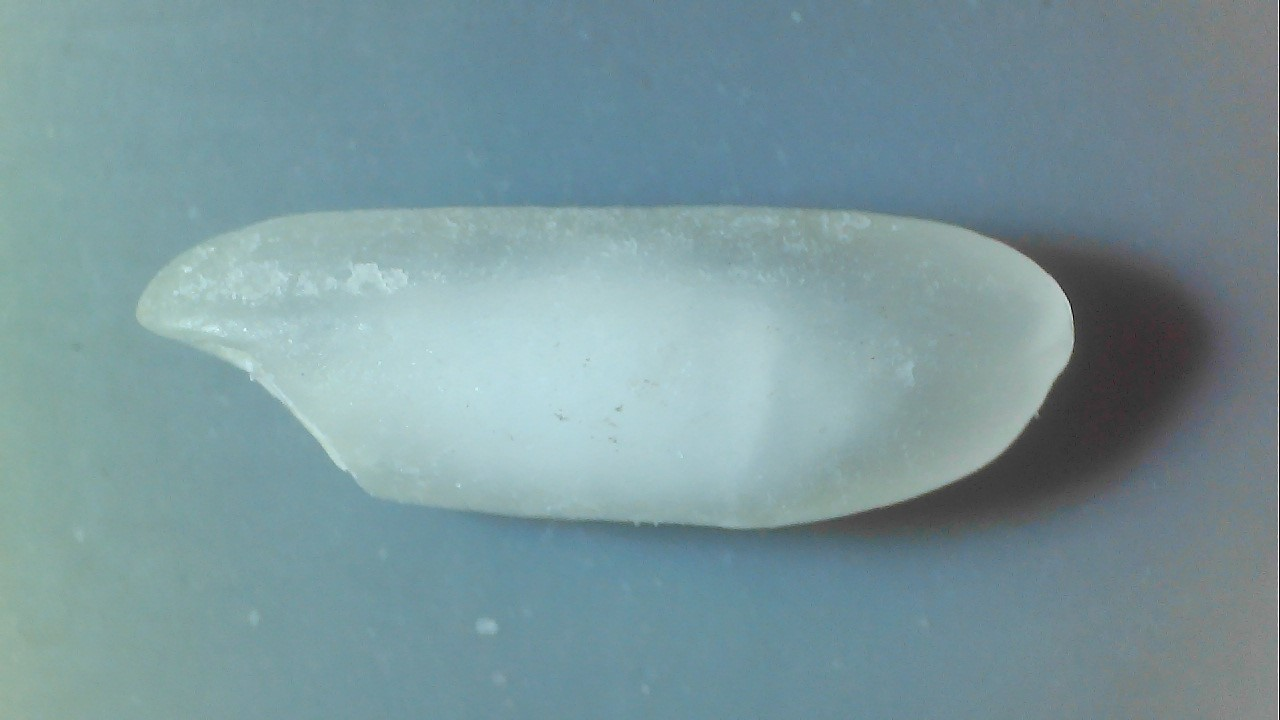
#> input picture rice/whitespot.jpg, 1280 x 720 px
$ python yellow_detect.py
#> lines starting #> are read from the running program, lines starting #| are printed output that depends on the picture; after the words box and inside, x2 and y2 are one past the last pixel; in counts of white or black regions, pixels touching at a corner belong together
#> further down, im is the input picture: shape (720, 1280, 3); mean B, G, R 156, 150.4, 122.6
### obj_detect.py
import cv2
import numpy as np
import matplotlib.pyplot as plt

def detect_objects(im):
    # 对彩色图预处理
    # 开运算（去噪）后求roi
    kernel = cv2.getStructuringElement(cv2.MORPH_ELLIPSE, (31, 31))  #kernel大小，准备进行开运算
    im = cv2.morphologyEx(im, cv2.MORPH_OPEN, kernel)    #开运算

    # 不同的灰度化方法
    gray = cv2.cvtColor(im,cv2.COLOR_BGR2GRAY)
    # [17 lines of commented-out code are left out]

    cv2.imshow('gray',gray)
    cv2.waitKey(0)

    # 二值化，自适应二值化
    thresh = cv2.adaptiveThreshold(gray, 255, cv2.ADAPTIVE_THRESH_MEAN_C, cv2.THRESH_BINARY, 11, 2) #二值化
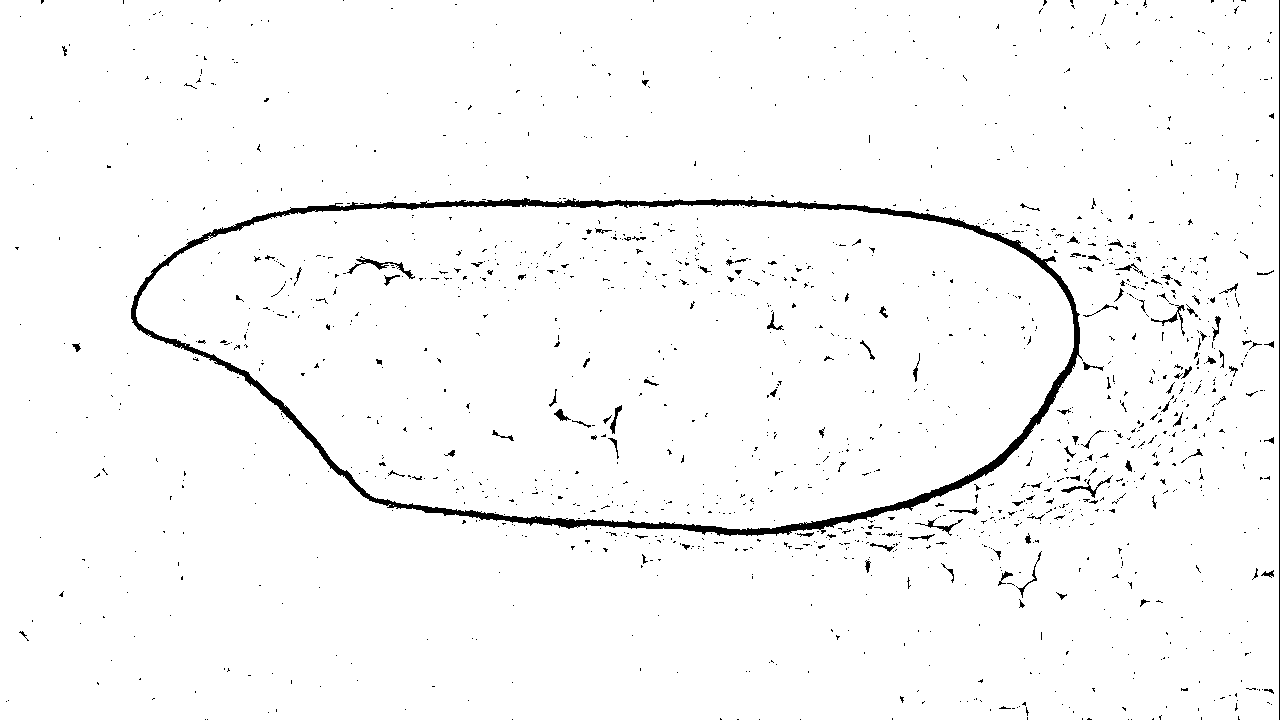
#> thresh: shape (720, 1280); 97.5% white; 1549 black regions (1432 under 20 px)
    cv2.imshow('thresh',thresh)
    cv2.waitKey(0)

    # 对二值化图片降噪
    # kernel = cv2.getStructuringElement(cv2.MORPH_ELLIPSE, (3, 3))  # kernel大小，准备进行开运算
    # thresh_open = cv2.morphologyEx(thresh, cv2.MORPH_CLOSE, kernel,iterations = 2)  # 开运算
    # cv2.imshow('thresh_open', thresh_open)

    # 查找轮廓
    contours, hierarchy = cv2.findContours(thresh, cv2.RETR_TREE, cv2.CHAIN_APPROX_SIMPLE)  # 查找轮廓
#> contours = 2041 contours, 1848 with area under 20; largest, box (x1, y1, x2, y2) and area: (0, 0, 1279, 720) 918720, (130, 197, 1083, 537) 251362, (136, 204, 1074, 530) 236498, (355, 258, 416, 280) 310, (1060, 484, 1099, 499) 178
    # [15 lines of commented-out code are left out]
    objects = []
    painted = []

    # 寻找物体的凸包并绘制凸包的轮廓
    # k = 0
    for i in range(len(contours)):
        cur_index = len(contours) -1 - i # 从最外层的轮廓开始检索，suppose轮廓排序是先里后外
        # cur_index = i
        cnt = contours[cur_index]
        hull = cv2.convexHull(cnt) #查找轮廓的凸包多边形
        hull_area = cv2.contourArea(hull)
        img_area = im.shape[0]*im.shape[1]
        length = len(hull)
        # 过滤凸包点数小于20的轮廓，进一步去除噪音
        if hull_area > img_area/5 and length >20:
        # if length > 20:
        # if cur_index == 3:
        #     print(cur_index)
            if cur_index in painted:
                continue
            # [5 lines of commented-out code are left out]
            painted.append(hierarchy[0][cur_index][3]) #把当前检索到的轮廓的内嵌轮廓放入已绘制列表，避免重复绘制
            rect = cv2.minAreaRect(hull) #最小外接矩形，用于求计算位置和长宽
            box = np.int0(cv2.boxPoints(rect)) #外接矩形的坐标点
            # cv2.fillPoly(im, [contours[cur_index]], (255, 0, 0))
            # cv2.imshow('test',im)
            painted.append(cur_index)
            objects.append({
                'box':box,      #外接矩形的坐标点
                'rect':rect,    #最小外接矩形
                'hull':hull,     #轮廓的凸包多边形
                'cnt':cnt       #轮廓
            })
#> this loop made 2041 passes
#> (cur_index, hull_area, length, rect, box) on pass 934: (1107, 242554.5, 74, ((603.1, 360.5), (324.6, 937.8), -87.47), [[1064, 543], [127, 501], [141, 177], [1078, 219]])
#> after the loop, objects = 1 item; painted = [1097, 1107]
    # print('满足条件的轮廓：',k)
    # print('len(obj)',len(objects))
    return objects

#检测大米轮廓，测量尺寸
def detect_rice(im):     #返回感兴趣目标(彩色的)
    # 开运算去噪
    kernel = cv2.getStructuringElement(cv2.MORPH_ELLIPSE, (31, 31))  # kernel大小，准备进行开运算
    im1 = cv2.morphologyEx(im, cv2.MORPH_OPEN, kernel)  # 开运算
    # cv2.imshow('im_open',im)
    # cv2.waitKey(0)
    # cv2.imwrite("im_open.jpg",im)

    im2 = im1.copy()

    objs = detect_objects(im)
#> objs = 1 item
    for obj in objs:
        #绘制目标最小外接矩形
        cv2.drawContours(im, [obj.get('box')], 0, (0,255,0), 3)
        #绘制目标长度和宽度数据
        rect = obj.get('rect')
        w,h = rect[1]
        w = int(w)
        h = int(h)
        x,y = rect[0]
        x = int(x)
        y = int(y)
        cv2.putText(im,'width:%d,height:%d'%(w,h),(x+50,y),cv2.FONT_HERSHEY_DUPLEX,0.8,(255,0,255),1)

        # 在目标凸包轮廓上绘制半透明的蓝色
        im_hull = np.zeros((im.shape),dtype=np.uint8)
        cv2.fillConvexPoly(im_hull, obj.get('hull'), (255, 0, 0, 127))
        # cv2.imshow('im_hull',im_hull)
        im = cv2.addWeighted(im,1,im_hull,0.5,0)

        # cv2.imshow('im',im)
        # 提取出感兴趣区域,黑白色
        im_hull_roi = np.zeros((im.shape), dtype=np.uint8)
        cv2.fillPoly(im_hull_roi, [obj.get('hull')], (255, 255, 255))
        # [19 lines of commented-out code are left out]
        im2 = cv2.bitwise_and(im2,im_hull_roi)
#> this loop made 1 pass
#> (rect, w, h, x, y) on pass 1: (((603.1, 360.5), (324.6, 937.8), -87.47), 324, 937, 603, 360)
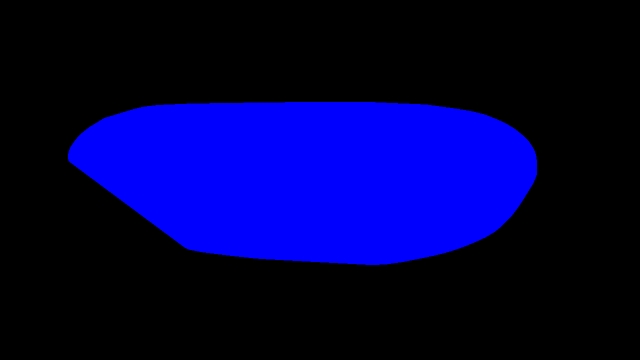
#> im_hull: shape (720, 1280, 3) (shown at 1/2 size); mean B, G, R 67.4, 0, 0
#> im_hull_roi: shape (720, 1280, 3); 26.4% white; 1 white region, box (x1, y1, x2, y2) and area: (136, 204, 1074, 530) 243548
        # cv2.imwrite('rice_roi.jpg',im2)
        # cour = detect_objects(im2)

    cv2.imshow('blue_mark',im)   #输入的目标图像
    cv2.waitKey(0)
    cv2.imshow('rice_roi_color', im2)    #只显示出感兴趣区域,其他为黑色
    cv2.waitKey(0)
    # roi_gray = cv2.cvtColor(im2,cv2.COLOR_BGR2GRAY)
    # thresh_otsu, roi_mask = cv2.threshold(roi_gray, 0, 255,cv2.THRESH_BINARY+cv2.THRESH_OTSU)
    cv2.imshow('rice_roi', im_hull_roi)  # 只显示出感兴趣区域,其他为黑色
    cv2.waitKey(0)
    return im2

# [4 lines that do not run on import are left out]

### yellow_detect.py
import cv2
import obj_detect
import numpy as np

def on_color_change(param):
    pass

'''
通过设置HSV颜色参数选取指定的颜色
HSV颜色相关知识请参考：https://www.cnblogs.com/wangyblzu/p/5710715.html
'''
def detect_yellow_spot(im):
    im = cv2.resize(im, None, fx=0.8, fy=0.8, interpolation=cv2.INTER_AREA)
#> im: shape (576, 1024, 3)
    # im = cv2.imread('rice/yellow.jpg', cv2.IMREAD_COLOR)
    # cv2.imshow('im',im)
    # cv2.waitKey(0)
    # 计算大米总面积
    gray = cv2.cvtColor(im, cv2.COLOR_BGR2GRAY)
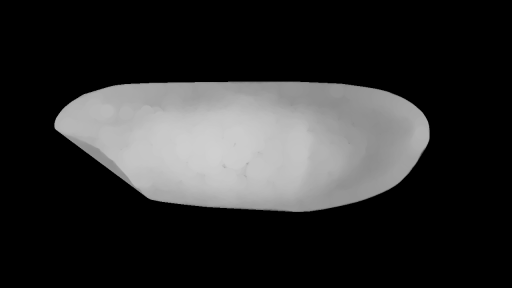
#> gray: shape (576, 1024) (shown at 1/2 size); min 0, max 207, mean 45.7
    roi_area = cv2.countNonZero(gray)
#> roi_area = 156672
    #cv2.namedWindow('image')
    cv2.namedWindow('image', cv2.WINDOW_NORMAL)
    cv2.resizeWindow('image',500,250)
    cv2.moveWindow('image',0,0)
    # 创建颜色变化的轨迹栏
    cv2.createTrackbar('Hmin','image',0,180,on_color_change)
    cv2.createTrackbar('Hmax','image',60,180,on_color_change)
    cv2.createTrackbar('Smin','image',10,255,on_color_change)
    cv2.createTrackbar('Smax','image',255,255,on_color_change)
    cv2.createTrackbar('Vmin','image',46,255,on_color_change)
    cv2.createTrackbar('Vmax','image',255,255,on_color_change)

    while True:
        hmin = cv2.getTrackbarPos('Hmin','image')
#> hmin = 0
        hmax = cv2.getTrackbarPos('Hmax','image')
#> hmax = 60
        smin = cv2.getTrackbarPos('Smin','image')
#> smin = 10
        smax = cv2.getTrackbarPos('Smax','image')
#> smax = 255
        vmin = cv2.getTrackbarPos('Vmin','image')
#> vmin = 46
        vmax = cv2.getTrackbarPos('Vmax','image')
#> vmax = 255

        lower=np.array([hmin,smin,vmin])
#> lower = [0, 10, 46]
        upper=np.array([hmax,smax,vmax])
#> upper = [60, 255, 255]
        hsv = cv2.cvtColor(im,cv2.COLOR_BGR2HSV)
#> hsv: shape (576, 1024, 3); mean H, S, V 23.8, 11.2, 48.4
        mask = cv2.inRange(hsv,lower,upper)
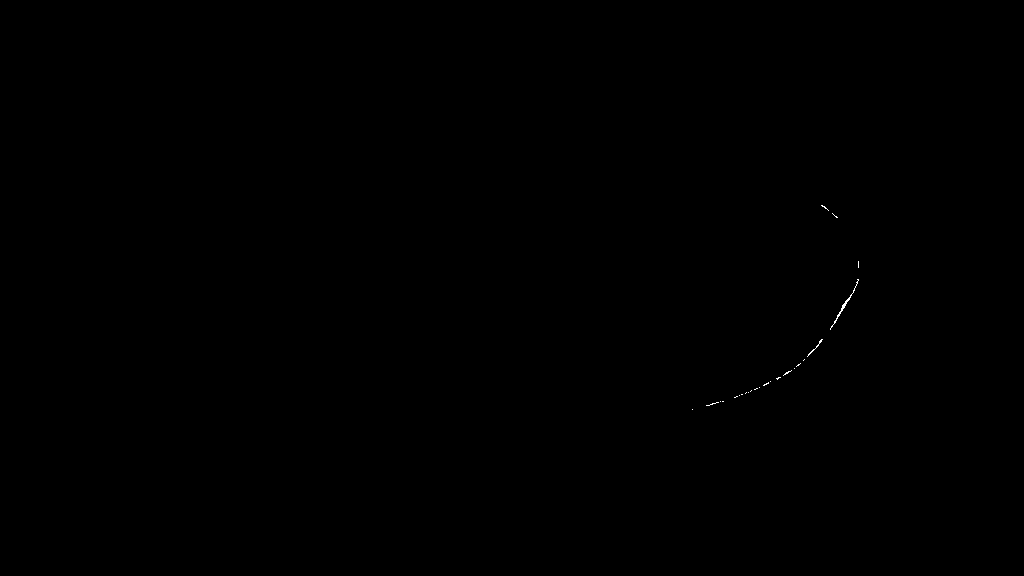
#> mask: shape (576, 1024); 0.04% white in thin lines or dots, all inside (x1, y1, x2, y2) = (692, 205, 859, 410)
        im1 = im.copy()
        im1[mask > 0] = [255, 0, 0]
#> im1: shape (576, 1024, 3)
        # cv2.imshow('white spot', im1)
        # im1 = cv2.bitwise_and(im,im,mask=mask)
        cv2.imshow('image2',im1)
        ch = cv2.waitKey(1) & 0xFF
#> (key Esc is pressed here)
        if ch == 13:  # 按下回车键
            yellow_area = cv2.countNonZero(mask)
            now_yellow = yellow_area / roi_area
            print('now_yellow:', now_yellow)
        elif ch == 27:  # 按下Esc键
            break


if __name__ == "__main__":
    im_path = r'rice/whitespot.jpg'
    im = cv2.imread(im_path, cv2.IMREAD_COLOR)
    # 检测大米轮廓，测量尺寸
    im2 = obj_detect.detect_rice(im)
    # 黄米检测
    detect_yellow_spot(im2)

$ run again, with rice/fracture.jpg copied over rice/whitespot.jpg
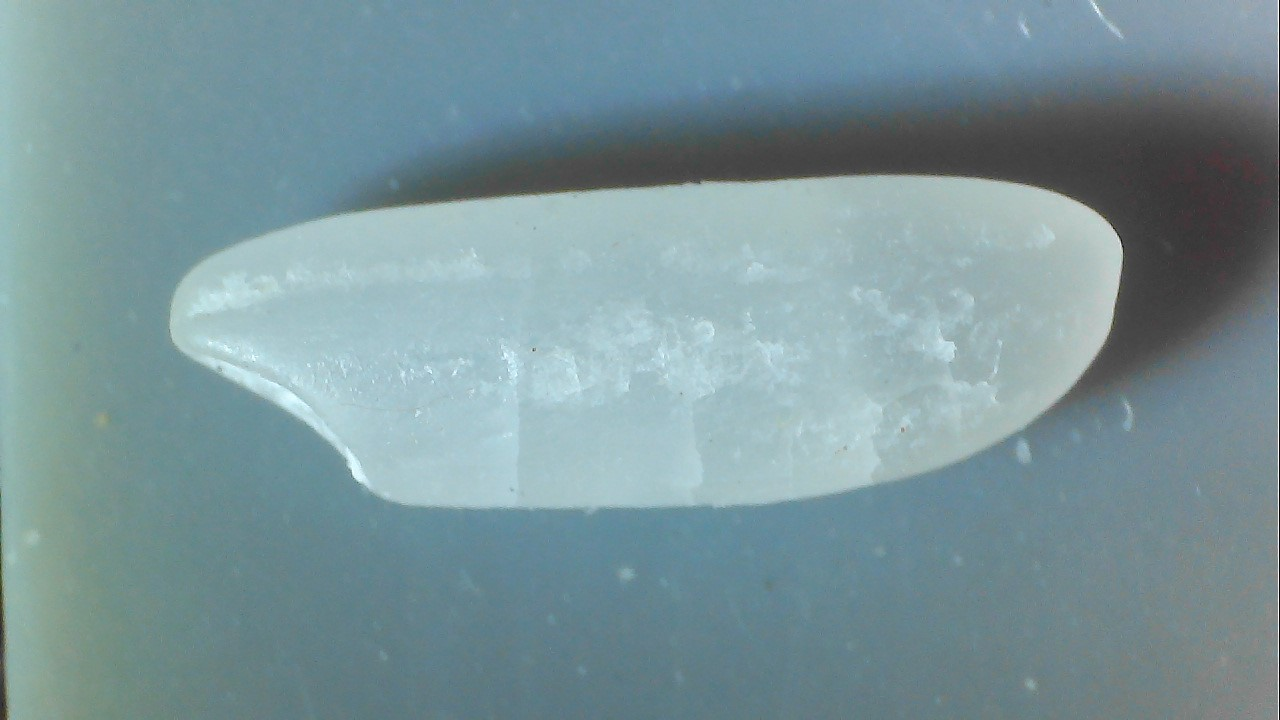
#> input picture rice/fracture.jpg, 1280 x 720 px
#> im is the input picture: shape (720, 1280, 3); mean B, G, R 154.2, 148.8, 122.7
#> in detect_objects, `thresh = cv2.adaptiveThreshold(gray, 255, cv2.ADAPTIVE_THRESH_MEAN_C, ..`:
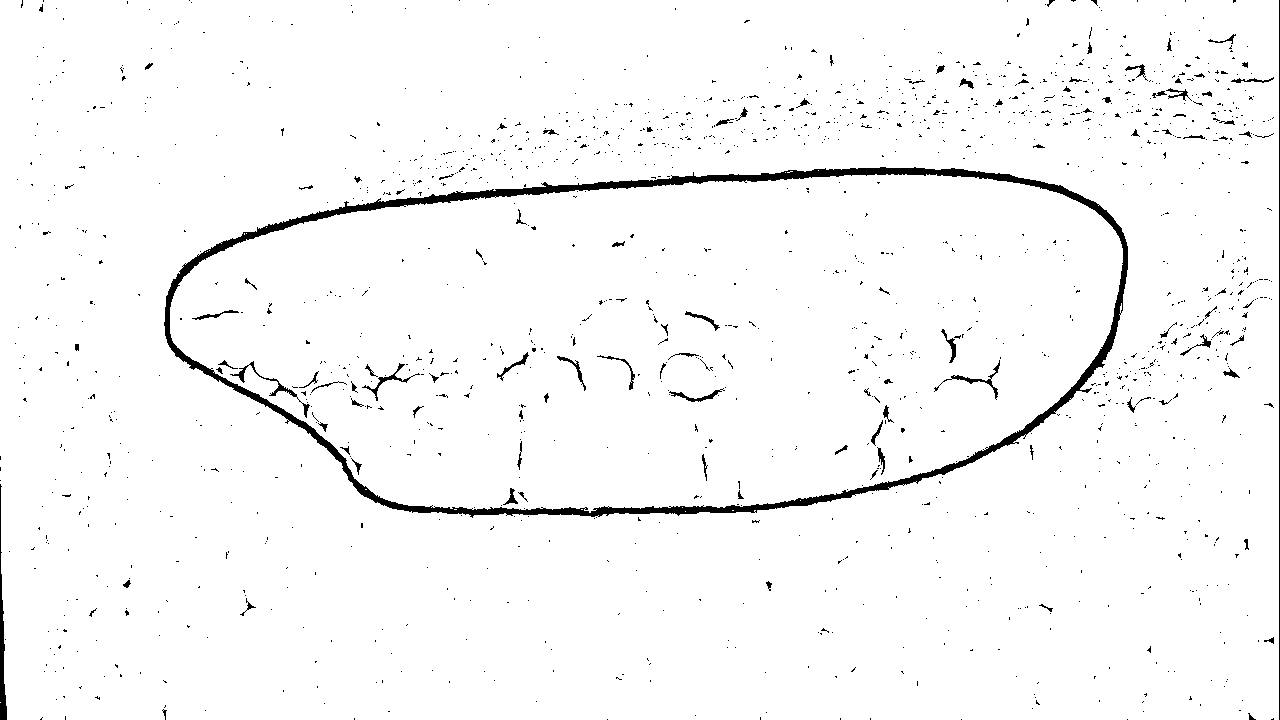
#> thresh: shape (720, 1280); 97.2% white; 1568 black regions (1462 under 20 px)
#> contours = 2029 contours, 1883 with area under 20; largest, box (x1, y1, x2, y2) and area: (0, 0, 1279, 720) 918010, (163, 166, 1129, 519) 268114, (170, 174, 1123, 513) 251406, (361, 362, 412, 402) 303, (248, 360, 298, 398) 263
#> the loop in detect_objects, `for i in range(len(contours)):` made 2029 passes
#> (cur_index, hull_area, length, rect, box) on pass 1248: (781, 255797.5, 81, ((648.5, 347), (954.8, 326.4), -2.53), [[178, 531], [164, 204], [1118, 162], [1132, 488]])
#> after the loop in detect_objects, `for i in range(len(contours)):`: objects = 1 item; painted = [767, 781]
#> objs = 1 item
#> the loop in detect_rice, `for obj in objs:` made 1 pass
#> (rect, w, h, x, y) on pass 1: (((648.5, 347), (954.8, 326.4), -2.53), 954, 326, 648, 346)
#> roi_area = 165180
#> hmin = 0
#> hmax = 60
#> smin = 10
#> smax = 255
#> vmin = 46
#> vmax = 255
#> lower = [0, 10, 46]
#> upper = [60, 255, 255]
#> hsv: shape (576, 1024, 3); mean H, S, V 25.7, 11.6, 53
#> mask: shape (576, 1024); 0.14% white in thin lines or dots, all inside (x1, y1, x2, y2) = (333, 139, 899, 297)
#> in detect_yellow_spot, `im1[mask > 0] = [255, 0, 0]`:
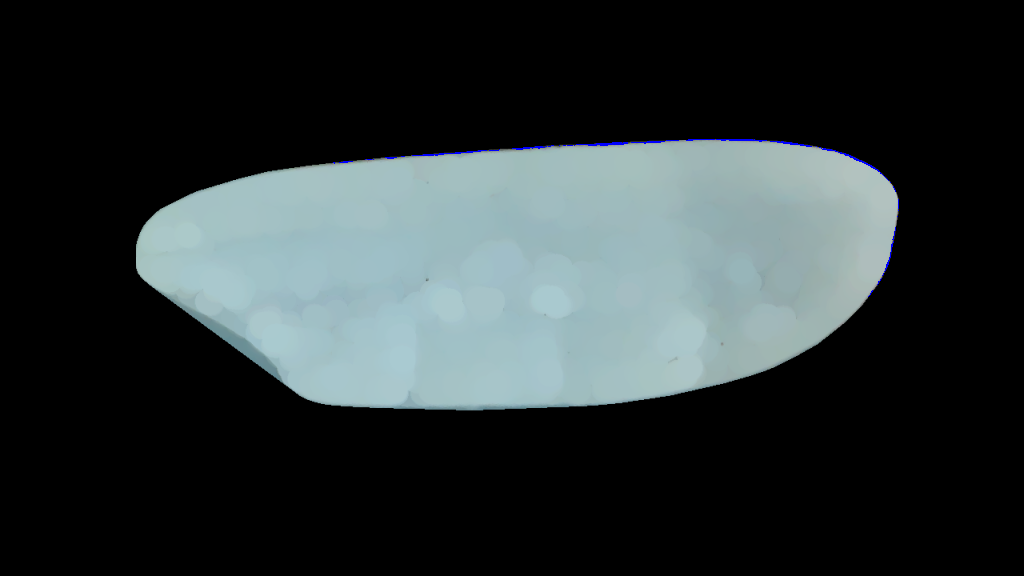
#> im1: shape (576, 1024, 3); mean of channels 0, 1, 2 53.1, 52, 44.2; drawn as B, G, R
